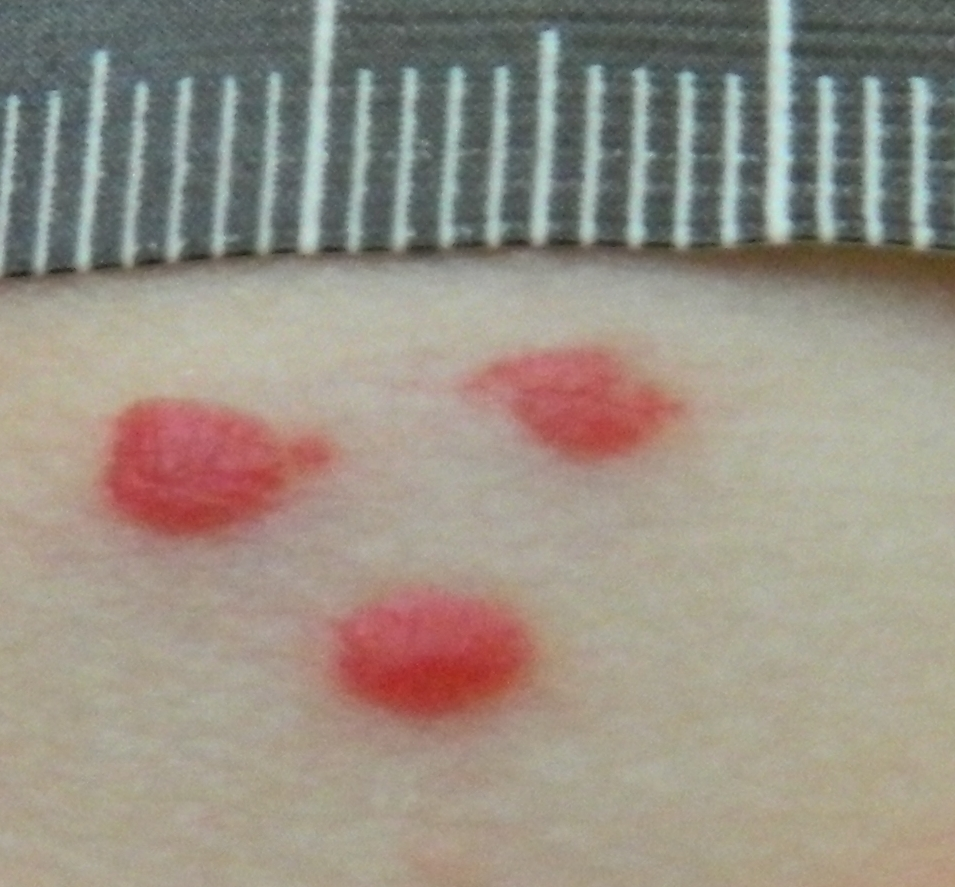
%> input picture imagColor.jpg, 955 x 887 px
$ octave Untitled1212.m   (GNU Octave 9; MATLAB toolbox functions it lacks are replaced by stand-ins)
%> lines starting %> are read from the running program, lines starting %| are printed output that depends on the picture; in (x1, y1, x2, y2) boxes, pixels count from 0 and x2, y2 are one past the last pixel; in counts of white or black regions, pixels touching at a corner belong together; the program's own positions count from 1
clc
clear all
close all

img1=imread('imagColor.jpg');
%> img1 is the input picture: size 887x955x3 uint8; mean R, G, B 152.5, 143.9, 132.4
gray=rgb2gray(img1);
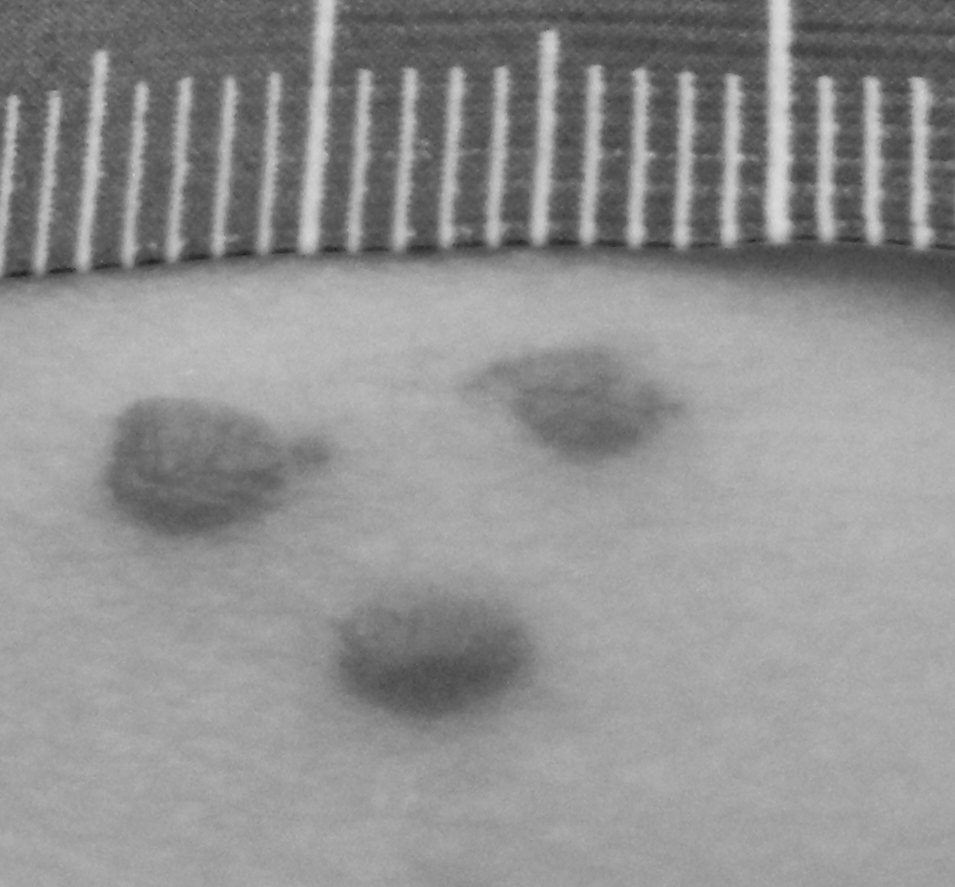
%> gray: size 887x955 uint8; min 33, max 220, mean 145.2
BW=imbinarize(gray);
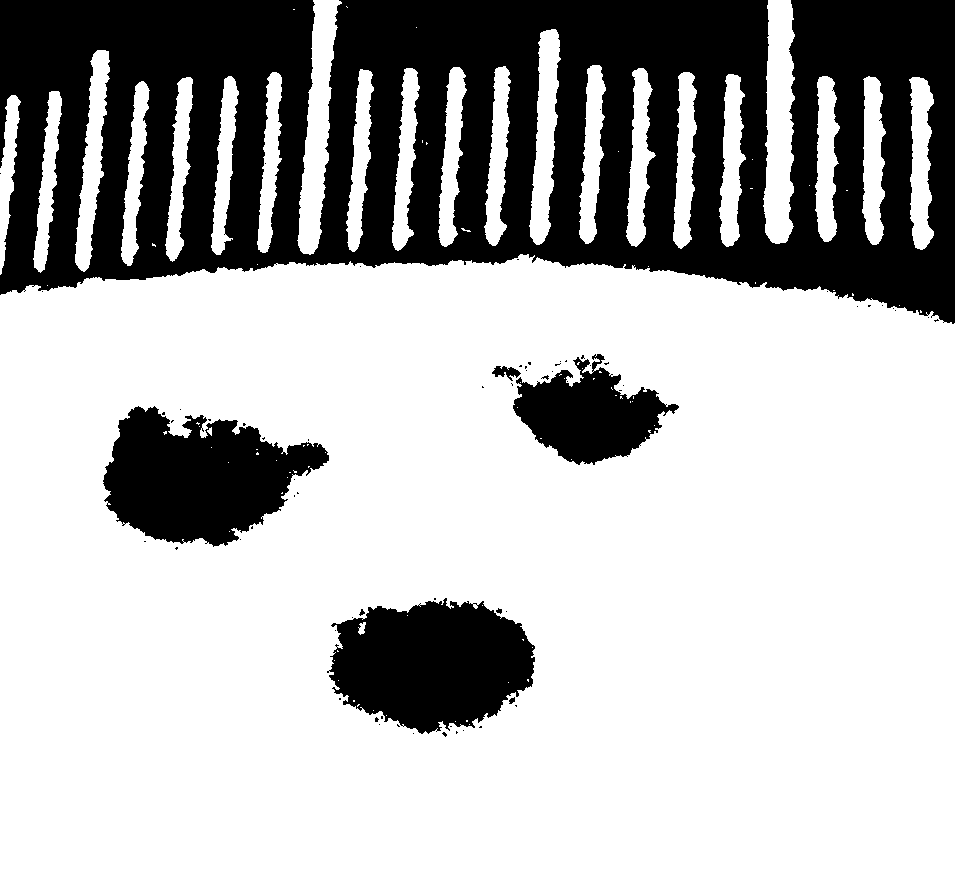
%> BW: size 887x955 logical; 70.5% white; 69 black regions (61 under 20 px), largest, box (x1, y1, x2, y2) and area: (0, 0, 955, 324) 199642, (327, 598, 535, 734) 20254, (103, 406, 329, 547) 19758
SE = strel('disk',[10]);
    BW2 = imerode(BW,SE);
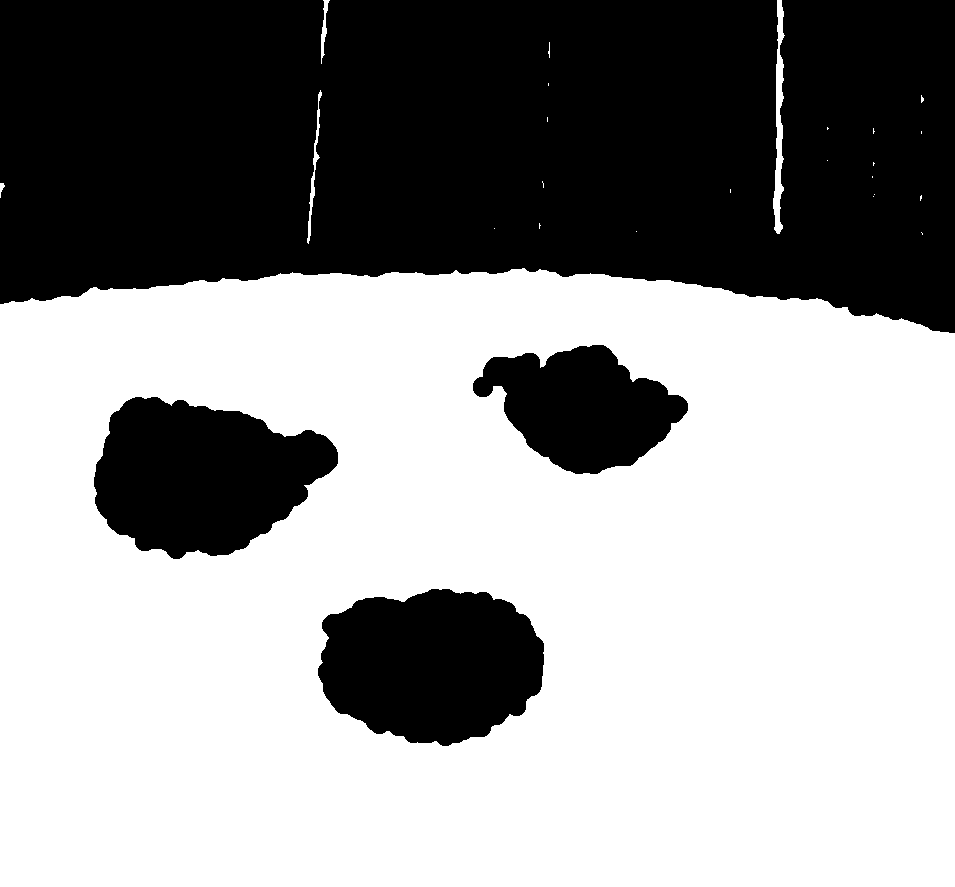
%> BW2: size 887x955 logical; 59.3% white; 4 black regions, box (x1, y1, x2, y2) and area: (0, 0, 955, 333) 272420, (318, 589, 544, 746) 27603, (94, 397, 338, 559) 27601, (473, 345, 688, 474) 17160
    BW3 = imdilate(BW2,SE);
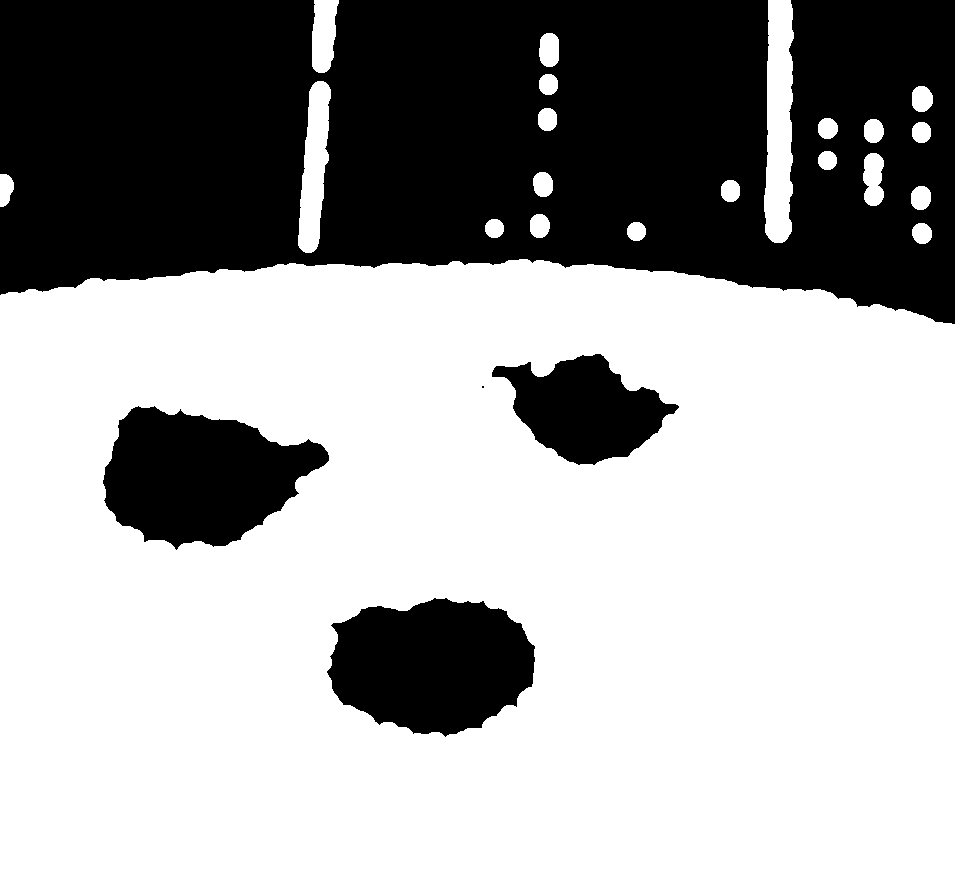
%> BW3: size 887x955 logical; 64.3% white; 5 black regions (1 under 20 px), largest, box (x1, y1, x2, y2) and area: (0, 0, 955, 324) 247339, (327, 598, 535, 737) 21716, (103, 406, 329, 550) 21381, (492, 354, 679, 465) 11827
% imshow(BW3);

C = imfuse(img1,BW3,'blend','Scaling','joint');
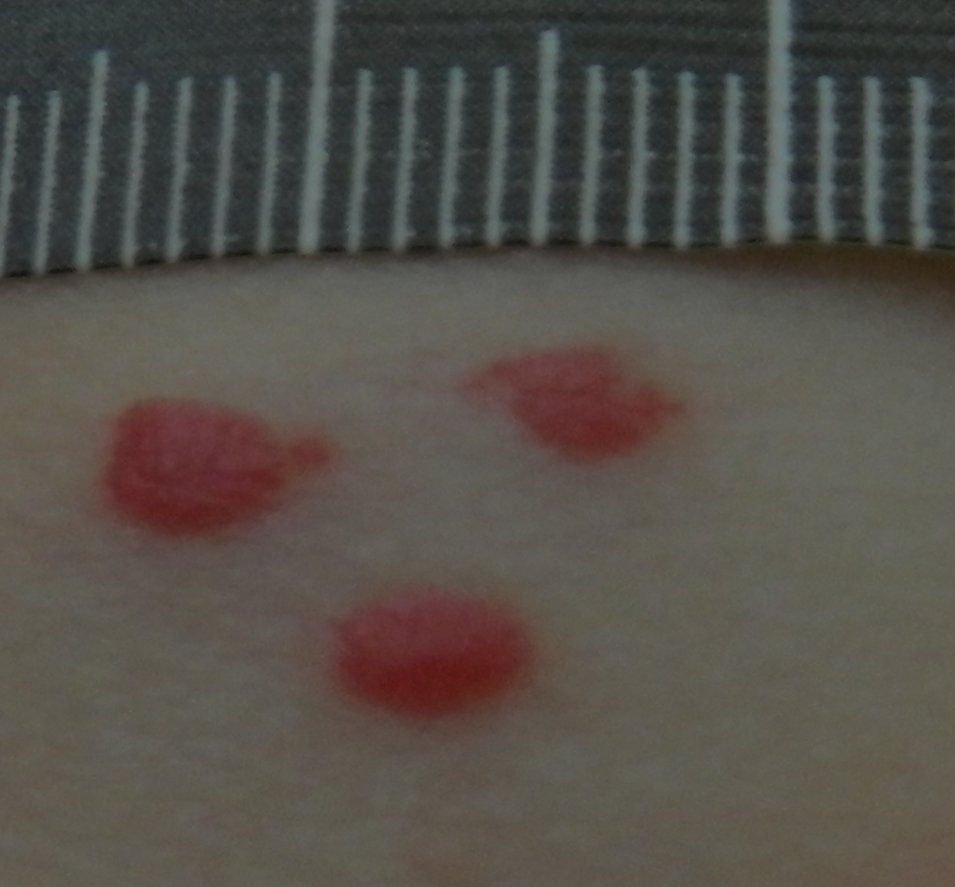
%> C: size 887x955x3 uint8; mean R, G, B 84.7, 80, 73.6
imshow(C)

$ run again, with Img0+1i.jpg copied over imagColor.jpg
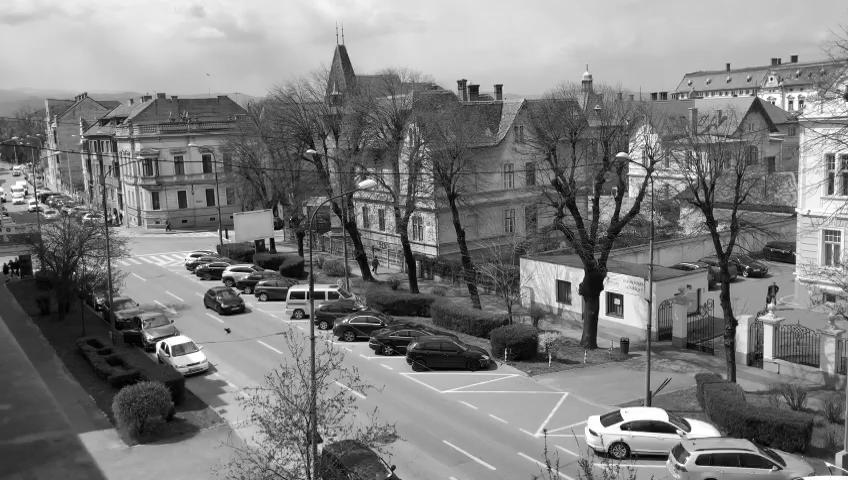
%> input picture Img0+1i.jpg, 848 x 480 px
%> img1 is the input picture: size 480x848 uint8; min 0, max 255, mean 126.7
%> `BW=imbinarize(gray);`:
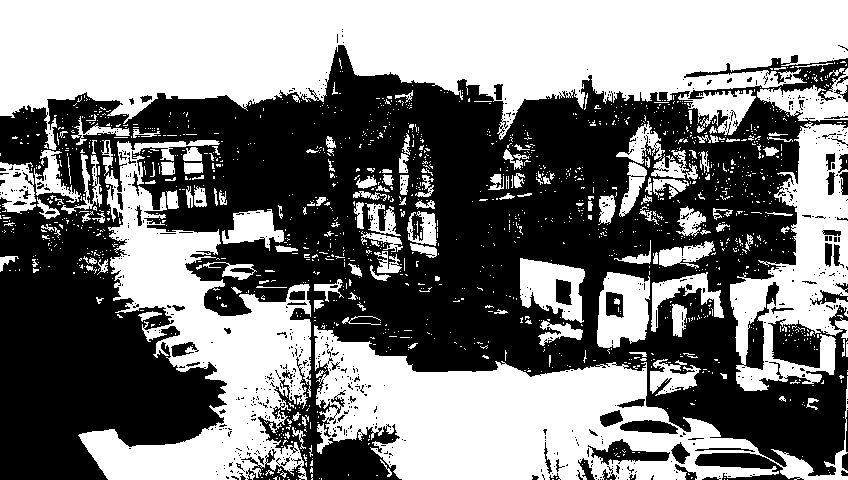
%> BW: size 480x848 logical; 48.4% white; 1532 white regions (1375 under 20 px), largest, box (x1, y1, x2, y2) and area: (0, 0, 848, 150) 79189, (314, 325, 848, 480) 37922, (78, 140, 311, 480) 30585
%> BW2: size 480x848 logical; 22.6% white; 20 white regions (3 under 20 px), largest, box (x1, y1, x2, y2) and area: (0, 0, 848, 107) 63262, (353, 351, 638, 480) 17343, (129, 235, 216, 339) 3264
%> BW3: size 480x848 logical; 31.6% white; 14 white regions, largest, box (x1, y1, x2, y2) and area: (0, 0, 848, 116) 73024, (344, 342, 647, 480) 24651, (120, 226, 292, 392) 12463
%> `C = imfuse(img1,BW3,'blend','Scaling','joint');`:
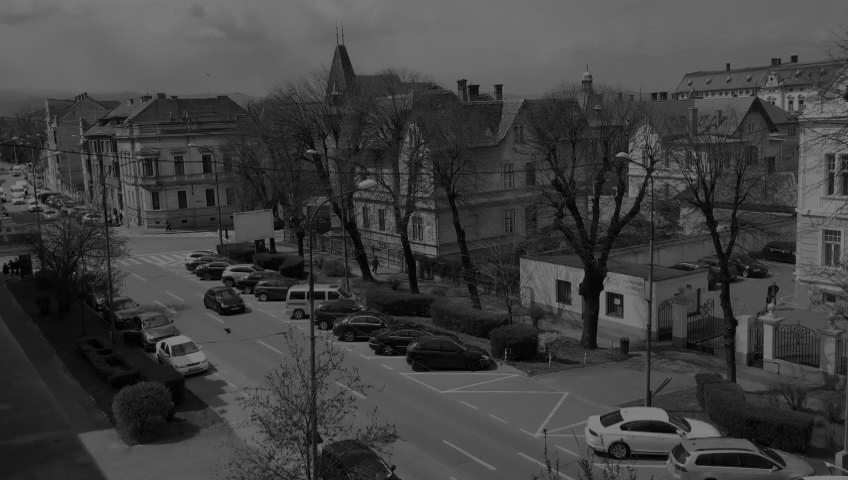
%> C: size 480x848 uint8; min 0, max 128, mean 63.8
